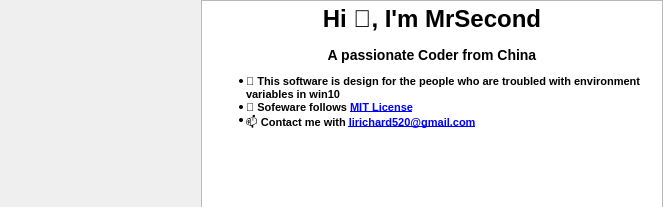
<?xml version="1.0" encoding="UTF-8"?>
<ui version="4.0">
 <class>Form</class>
 <widget class="QWidget" name="Form">
  <property name="windowModality">
   <enum>Qt::ApplicationModal</enum>
  </property>
  <property name="geometry">
   <rect>
    <x>0</x>
    <y>0</y>
    <width>663</width>
    <height>207</height>
   </rect>
  </property>
  <property name="windowTitle">
   <string>Information</string>
  </property>
  <property name="windowIcon">
   <iconset resource="icons.qrc">
    <normaloff>:/imgs/info.png</normaloff>:/imgs/info.png</iconset>
  </property>
  <property name="styleSheet">
   <string notr="true">#avatarLabel {
	border-radius: 100px;
	
	border-image: url(:/imgs/avatar.jpg);
}</string>
  </property>
  <widget class="QLabel" name="avatarLabel">
   <property name="geometry">
    <rect>
     <x>2</x>
     <y>2</y>
     <width>200</width>
     <height>200</height>
    </rect>
   </property>
   <property name="minimumSize">
    <size>
     <width>200</width>
     <height>200</height>
    </size>
   </property>
   <property name="maximumSize">
    <size>
     <width>200</width>
     <height>200</height>
    </size>
   </property>
   <property name="text">
    <string/>
   </property>
  </widget>
  <widget class="QTextBrowser" name="contentBrowser">
   <property name="geometry">
    <rect>
     <x>201</x>
     <y>0</y>
     <width>462</width>
     <height>513</height>
    </rect>
   </property>
   <property name="html">
    <string>&lt;!DOCTYPE HTML PUBLIC &quot;-//W3C//DTD HTML 4.0//EN&quot; &quot;http://www.w3.org/TR/REC-html40/strict.dtd&quot;&gt;
&lt;html&gt;&lt;head&gt;&lt;meta name=&quot;qrichtext&quot; content=&quot;1&quot; /&gt;&lt;style type=&quot;text/css&quot;&gt;
p, li { white-space: pre-wrap; }
&lt;/style&gt;&lt;/head&gt;&lt;body style=&quot; font-family:'MS Shell Dlg 2'; font-size:7.875pt; font-weight:400; font-style:normal;&quot;&gt;
&lt;h1 align=&quot;center&quot; style=&quot; margin-top:18px; margin-bottom:12px; margin-left:0px; margin-right:0px; -qt-block-indent:0; text-indent:0px;&quot;&gt;&lt;a name=&quot;write&quot;&gt;&lt;/a&gt;&lt;span style=&quot; font-size:8pt; font-weight:600;&quot;&gt;H&lt;/span&gt;&lt;span style=&quot; font-size:8pt; font-weight:600;&quot;&gt;i 👋, I'm MrSecond&lt;/span&gt;&lt;/h1&gt;
&lt;h3 align=&quot;center&quot; style=&quot; margin-top:14px; margin-bottom:12px; margin-left:0px; margin-right:0px; -qt-block-indent:0; text-indent:0px;&quot;&gt;&lt;span style=&quot; font-size:8pt; font-weight:600;&quot;&gt;A passionate Coder from China&lt;/span&gt;&lt;/h3&gt;
&lt;ul style=&quot;margin-top: 0px; margin-bottom: 0px; margin-left: 0px; margin-right: 0px; -qt-list-indent: 1;&quot;&gt;&lt;li style=&quot; font-size:8pt;&quot; style=&quot; margin-top:12px; margin-bottom:0px; margin-left:0px; margin-right:0px; -qt-block-indent:0; text-indent:0px;&quot;&gt;🌱 &lt;span style=&quot; font-weight:600;&quot;&gt;This software is design for the people who are troubled with environment variables in win10&lt;/span&gt;&lt;/li&gt;
&lt;li style=&quot; font-size:8pt;&quot; style=&quot; margin-top:0px; margin-bottom:0px; margin-left:0px; margin-right:0px; -qt-block-indent:0; text-indent:0px;&quot;&gt;📝 &lt;span style=&quot; font-weight:600;&quot;&gt;Sofeware follows&lt;/span&gt; &lt;a href=&quot;http://en.wikipedia.org/wiki/MIT_License&quot;&gt;&lt;span style=&quot; font-weight:600; text-decoration: underline; color:#0000ff;&quot;&gt;MIT License&lt;/span&gt;&lt;/a&gt;&lt;/li&gt;
&lt;li style=&quot; font-size:8pt;&quot; style=&quot; margin-top:0px; margin-bottom:12px; margin-left:0px; margin-right:0px; -qt-block-indent:0; text-indent:0px;&quot;&gt;📫 &lt;span style=&quot; font-weight:600;&quot;&gt;Contact me with&lt;/span&gt; &lt;a href=&quot;mailto:lirichard520@gmail.com&quot;&gt;&lt;span style=&quot; font-weight:600; text-decoration: underline; color:#0000ff;&quot;&gt;lirichard520@gmail.com&lt;/span&gt;&lt;/a&gt;&lt;/li&gt;&lt;/ul&gt;
&lt;p style=&quot;-qt-paragraph-type:empty; margin-top:12px; margin-bottom:12px; margin-left:0px; margin-right:0px; -qt-block-indent:0; text-indent:0px;&quot;&gt;&lt;br /&gt;&lt;/p&gt;&lt;/body&gt;&lt;/html&gt;</string>
   </property>
  </widget>
 </widget>
 <resources>
  <include location="icons.qrc"/>
 </resources>
 <connections/>
</ui>
